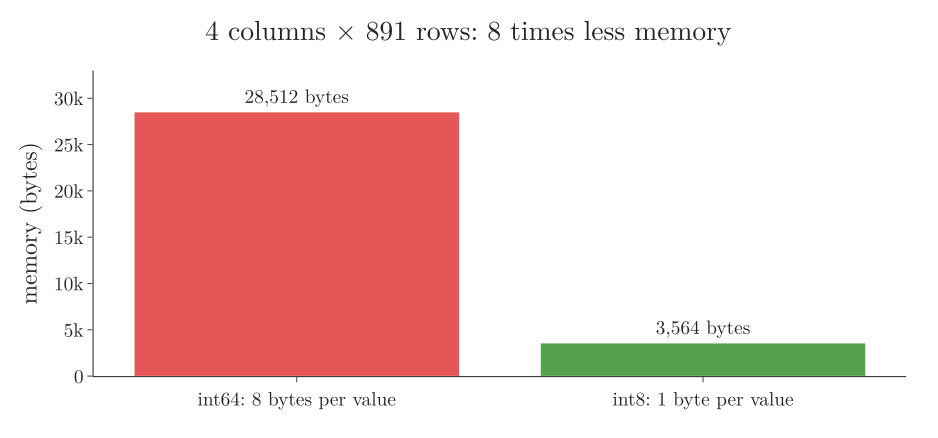

This figure's Python source:
"""Section 5.2: memory of the four small-number Titanic columns (Survived, Pclass, SibSp, Parch) stored as int64 and
as int8, measured with pandas on data/titanic_train.csv. Plotly."""
from pathlib import Path
import pandas as pd
import plotly.graph_objects as go

here = Path(__file__).parent
FONT = dict(family="Latin Modern Roman", size=19)
df = pd.read_csv(here.parent / "data" / "titanic_train.csv")
cols = ["Survived", "Pclass", "SibSp", "Parch"]
before = int(df[cols].memory_usage(index=False).sum())
after = int(df[cols].astype("int8").memory_usage(index=False).sum())
assert (before, after) == (28512, 3564)
fig = go.Figure(go.Bar(x=["int64: 8 bytes per value", "int8: 1 byte per value"], y=[before, after],
                       marker_color=["#E45756", "#54A24B"], text=[f"{before:,} bytes", f"{after:,} bytes"], textposition="outside"))
fig.update_layout(template="simple_white", width=900, height=420, font=FONT, showlegend=False,
                  title=dict(text="4 columns × 891 rows: 8 times less memory", x=0.5),
                  yaxis=dict(title="memory (bytes)", range=[0, 33000]), margin=dict(l=80, r=20, t=60, b=60))
fig.write_image(here / "dtype_memory.png", scale=2)
fig.write_image(here / "dtype_memory.pdf")
